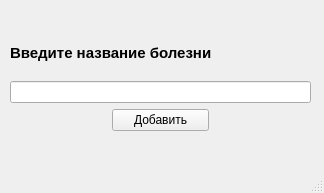
<?xml version="1.0" encoding="UTF-8"?>
<ui version="4.0">
 <class>MainWindow</class>
 <widget class="QMainWindow" name="MainWindow">
  <property name="geometry">
   <rect>
    <x>0</x>
    <y>0</y>
    <width>324</width>
    <height>193</height>
   </rect>
  </property>
  <property name="windowTitle">
   <string>MainWindow</string>
  </property>
  <widget class="QWidget" name="centralwidget">
   <widget class="QWidget" name="">
    <property name="geometry">
     <rect>
      <x>10</x>
      <y>30</y>
      <width>301</width>
      <height>101</height>
     </rect>
    </property>
    <layout class="QGridLayout" name="gridLayout">
     <item row="1" column="0" colspan="3">
      <widget class="QLineEdit" name="lineEdit"/>
     </item>
     <item row="2" column="1">
      <widget class="QPushButton" name="pushButton">
       <property name="text">
        <string>Добавить</string>
       </property>
      </widget>
     </item>
     <item row="0" column="0" colspan="3">
      <widget class="QLabel" name="label">
       <property name="font">
        <font>
         <pointsize>11</pointsize>
         <weight>75</weight>
         <bold>true</bold>
        </font>
       </property>
       <property name="text">
        <string>Введите название болезни</string>
       </property>
      </widget>
     </item>
    </layout>
   </widget>
  </widget>
  <widget class="QMenuBar" name="menubar">
   <property name="geometry">
    <rect>
     <x>0</x>
     <y>0</y>
     <width>324</width>
     <height>21</height>
    </rect>
   </property>
  </widget>
  <widget class="QStatusBar" name="statusbar"/>
 </widget>
 <resources/>
 <connections/>
</ui>
